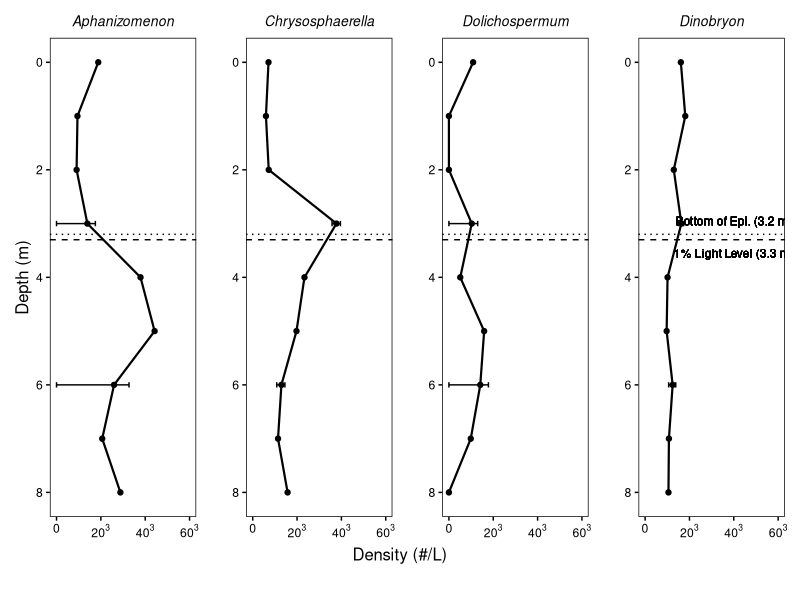
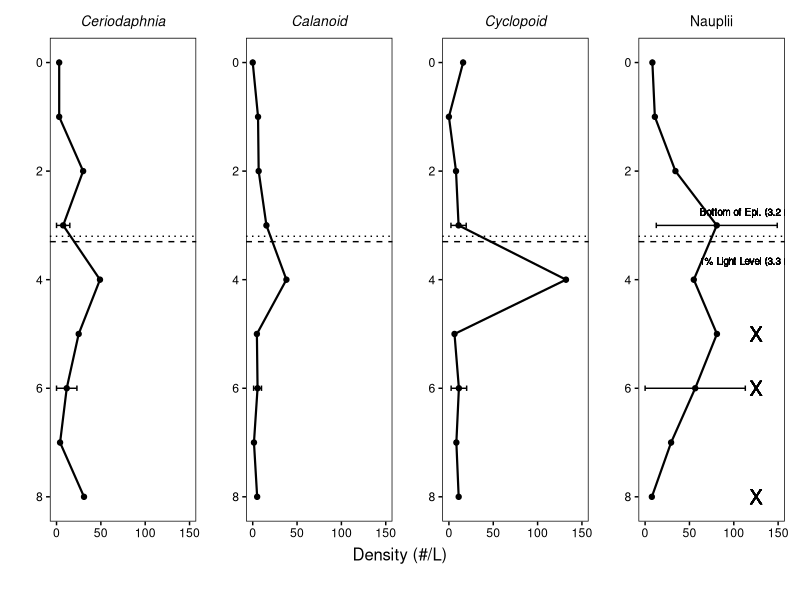

The R source for these figures, in order:
## ---- chunk 1
knitr::opts_chunk$set(echo = TRUE)
## ---- chunk 2
library(tidyverse)
library(here)
library(patchwork)
## ---- chunk 3
plankton_raw <- read_csv(here("data", "plankton raw.csv"))
## ---- chunk 4
# Create function 
cube_rt <- function(x){
  x ^ (1/3)
}

# Overall plankton summary 
plankton_summary <- plankton_raw %>% 
  group_by(depth) %>% 
  summarize(across(ends_with("nul"), list(mean = mean, min = min, max = max), .names = "{col}_{fn}")) %>% 
  pivot_longer(
    cols = dolichospermum_nul_mean:chaoborus_nul_max,
    names_to = c("taxa", "unit", "stat"),
    names_sep = "_" 
  ) %>% 
  mutate(taxa = str_to_title(taxa)) %>% 
  select(-unit) %>% 
  pivot_wider(
    names_from = stat,
    values_from = value
  )

# Phyt data 
phyts <- plankton_summary %>% 
  mutate(taxa = ifelse(taxa == "Dinobyron", "Dinobryon", taxa)) %>% # CORRECTING FOR KEYSTROKE ERROR IN NAME
  filter(taxa %in% c("Dolichospermum", "Aphanizomenon", "Chrysosphaere", "Dinobryon")) %>% 
  mutate(
    mean_rt = cube_rt(mean),
    upper_rt = cube_rt(max),
    lower_rt = cube_rt(min),
    upper_bound = abs(mean_rt - upper_rt),
    lower_bound = abs(mean_rt - lower_rt)
  ) %>% 
  select(depth, taxa, mean_rt, upper_bound, lower_bound)

# Zoop data 
zoops <- plankton_summary %>% 
  filter(!taxa %in% c("Dolichospermum", "Aphanizomenon", "Chrysosphaere", "Dinobryon")) %>% 
  rename(lower_bound = min, upper_bound = max)
## ---- chunk 5
# 1% Light 
one_percent_light <- 3.3

# Bottom of Epi 
bottom_of_epi <- 3.2
## ---- chunk 6
p_aphani <- phyts %>%
  filter(taxa == "Aphanizomenon") %>%
  ggplot(aes(x = mean_rt, y = depth)) +
  geom_point(size = 1.5) +
  geom_path(size = 0.75) +
  geom_errorbarh(aes(y = depth,
                     xmin = mean_rt - lower_bound,
                     xmax = mean_rt + upper_bound),
                 height = 0.1) +
  geom_hline(aes(yintercept = one_percent_light), linetype = "dashed") +
  geom_hline(aes(yintercept = bottom_of_epi), linetype = "dotted") +
  coord_cartesian(xlim = c(0, 60)) +
  scale_y_reverse(name = "Depth (m)") +
  scale_x_continuous(
    name = "",
    breaks = seq(0, 60, 20),
    labels = c(0, expression(20^3), expression(40^3), expression(60^3))) +
  ggtitle("Aphanizomenon")

p_chrysosphaere <- phyts %>% 
  filter(taxa == "Chrysosphaere") %>% 
  ggplot(aes(x = mean_rt, y = depth)) + 
  geom_point(size = 1.5) + 
  geom_path(size = 0.75) + 
  geom_errorbarh(aes(y = depth, xmin = mean_rt - lower_bound, xmax = mean_rt + upper_bound), height = 0.1) +
  geom_hline(aes(yintercept = one_percent_light), linetype = "dashed") +
  geom_hline(aes(yintercept = bottom_of_epi), linetype = "dotted") +
  coord_cartesian(xlim = c(0, 60)) +
  scale_y_reverse(name = "") +
  scale_x_continuous(
    name = "",
    breaks = seq(0, 60, 20),
    labels = c(0, expression(20^3), expression(40^3), expression(60^3))) +
  ggtitle("Chrysosphaerella") 

p_dolicho <- phyts %>% 
  filter(taxa == "Dolichospermum") %>% 
  ggplot(aes(x = mean_rt, y = depth)) + 
  geom_point(size = 1.5) + 
  geom_path(size = 0.75) + 
  geom_errorbarh(aes(y = depth, xmin = mean_rt - lower_bound, xmax = mean_rt + upper_bound), height = 0.1) +
  geom_hline(aes(yintercept = one_percent_light), linetype = "dashed") +
  geom_hline(aes(yintercept = bottom_of_epi), linetype = "dotted") +
  coord_cartesian(xlim = c(0, 60)) +
  scale_y_reverse(name = "") +
  scale_x_continuous(
    name = "",
    breaks = seq(0, 60, 20),
    labels = c(0, expression(20^3), expression(40^3), expression(60^3))) +
  ggtitle("Dolichospermum") 

p_dinobryon <- phyts %>% 
  filter(taxa == "Dinobryon") %>% 
  ggplot(aes(x = mean_rt, y = depth)) + 
  geom_point(size = 1.5) + 
  geom_path(size = 0.75) + 
  geom_errorbarh(aes(y = depth, xmin = mean_rt - lower_bound, xmax = mean_rt + upper_bound), height = 0.1) +
  geom_text(aes(x = 40, y = 3.55), label = "1% Light Level (3.3 m)", size = 3) +
  geom_hline(aes(yintercept = one_percent_light), linetype = "dashed") +
  geom_text(aes(x = 40, y = 2.95), label = "Bottom of Epi. (3.2 m)", size = 3) +
  geom_hline(aes(yintercept = bottom_of_epi), linetype = "dotted") +
  coord_cartesian(xlim = c(0, 60)) +
  scale_y_reverse(name = "") +
  scale_x_continuous(
    name = "",
    breaks = seq(0, 60, 20),
    labels = c(0, expression(20^3), expression(40^3), expression(60^3))) +
  ggtitle("Dinobryon") 

p_phyt <- (p_aphani | p_chrysosphaere | p_dolicho | p_dinobryon) +
  plot_annotation(caption = "Density (#/L)") & 
  theme_bw() & 
  theme(plot.caption = element_text(hjust = 0.5, size = 12, vjust = 8),
        plot.title = element_text(hjust = 0.5, size = 10, face = "italic"),
        axis.title.y = element_text(size = 12),
        panel.grid = element_blank(), 
        panel.border = element_rect(color = "black"),
        axis.text = element_text(color = "black"),
        axis.ticks = element_line(color = "black"))

ggsave(p_phyt, file = "figure6.png", device = "png", type = "cairo", height = 6, width = 10)
## ---- chunk 7
# Ceriodaphnia
p_ceriodaphnia <- zoops %>% 
  filter(taxa == "Ceriodaphnia") %>% 
  ggplot(aes(x = mean, y = depth)) +
  geom_point(size = 1.5) + 
  geom_path(size = 0.75) + 
  geom_errorbarh(aes(y = depth, xmin = lower_bound, xmax = upper_bound), height = 0.1) +
  geom_hline(aes(yintercept = one_percent_light), linetype = "dashed") +
  geom_hline(aes(yintercept = bottom_of_epi), linetype = "dotted") +
  coord_cartesian(xlim = c(0, 150)) +
  scale_y_reverse(name = "") +
  scale_x_continuous(name = "") +
  ggtitle("Ceriodaphnia") +
  theme_bw() +
  theme(
    axis.title.y = element_text(size = 12),
    panel.grid = element_blank(), 
    panel.border = element_rect(color = "black"),
    axis.text = element_text(color = "black"),
    axis.ticks = element_line(color = "black"),
    plot.title = element_text(hjust = 0.5, size = 10, face = "italic")
  )

# Calanoid 
p_calanoid <- zoops %>% 
  filter(taxa == "Calanoid") %>% 
  ggplot(aes(x = mean, y = depth)) +
  geom_point(size = 1.5) + 
  geom_path(size = 0.75) + 
  geom_errorbarh(aes(y = depth, xmin = lower_bound, xmax = upper_bound), height = 0.1) +
  geom_hline(aes(yintercept = one_percent_light), linetype = "dashed") +
  geom_hline(aes(yintercept = bottom_of_epi), linetype = "dotted") +
  coord_cartesian(xlim = c(0, 150)) +
  scale_y_reverse(name = "") +
  scale_x_continuous(name = "") +
  ggtitle("Calanoid") +
  theme_bw() +
  theme(
    axis.title.y = element_text(size = 12),
    panel.grid = element_blank(), 
    panel.border = element_rect(color = "black"),
    axis.text = element_text(color = "black"),
    axis.ticks = element_line(color = "black"),
    plot.title = element_text(hjust = 0.5, size = 10, face = "italic")
  )

# Cyclopoid 
p_cyclopoid <- zoops %>% 
  filter(taxa == "Cyclopoid") %>% 
  ggplot(aes(x = mean, y = depth)) +
  geom_point(size = 1.5) + 
  geom_path(size = 0.75) + 
  geom_errorbarh(aes(y = depth, xmin = lower_bound, xmax = upper_bound), height = 0.1) +
  geom_hline(aes(yintercept = one_percent_light), linetype = "dashed") +
  geom_hline(aes(yintercept = bottom_of_epi), linetype = "dotted") +
  coord_cartesian(xlim = c(0, 150)) +
  scale_y_reverse(name = "") +
  scale_x_continuous(name = "") +
  ggtitle("Cyclopoid") +
  theme_bw() +
  theme(
    axis.title.y = element_text(size = 12),
    panel.grid = element_blank(), 
    panel.border = element_rect(color = "black"),
    axis.text = element_text(color = "black"),
    axis.ticks = element_line(color = "black"),
    plot.title = element_text(hjust = 0.5, size = 10, face = "italic")
  )

# Nauplii...include b. of epi, light, chaoborus presence
p_nauplii <- zoops %>% 
  filter(taxa == "Nauplii") %>% 
  ggplot(aes(x = mean, y = depth)) +
  geom_point(size = 1.5) + 
  geom_path(size = 0.75) + 
  geom_errorbarh(aes(y = depth, xmin = lower_bound, xmax = upper_bound), height = 0.1) +
  geom_text(aes(x = 115, y = 3.65), label = "1% Light Level (3.3 m)", size = 2.5) +
  geom_hline(aes(yintercept = one_percent_light), linetype = "dashed") +
  geom_text(aes(x = 115, y = 2.75), label = "Bottom of Epi. (3.2 m)", size = 2.5) +
  geom_hline(aes(yintercept = bottom_of_epi), linetype = "dotted") +
  geom_text(aes(x = 125, y = 5), label = "X", size = 5) +
  geom_text(aes(x = 125, y = 6), label = "X", size = 5) +
  geom_text(aes(x = 125, y = 8), label = "X", size = 5) +
  coord_cartesian(xlim = c(0, 150)) +
  scale_y_reverse(name = "") +
  scale_x_continuous(name = "") +
  ggtitle("Nauplii") +
  theme_bw() +
  theme(
    axis.title.y = element_text(size = 12),
    panel.grid = element_blank(), 
    panel.border = element_rect(color = "black"),
    axis.text = element_text(color = "black"),
    axis.ticks = element_line(color = "black"),
    plot.title = element_text(hjust = 0.5, size = 10)
  )

p_zoop <- (p_ceriodaphnia | p_calanoid | p_cyclopoid | p_nauplii) +
  plot_annotation(caption = "Density (#/L)") &
  theme(plot.caption = element_text(hjust = 0.5, size = 12, vjust = 8))

ggsave(p_zoop, file = "figure7.png", device = "png", type = "cairo", height = 6, width = 10)
